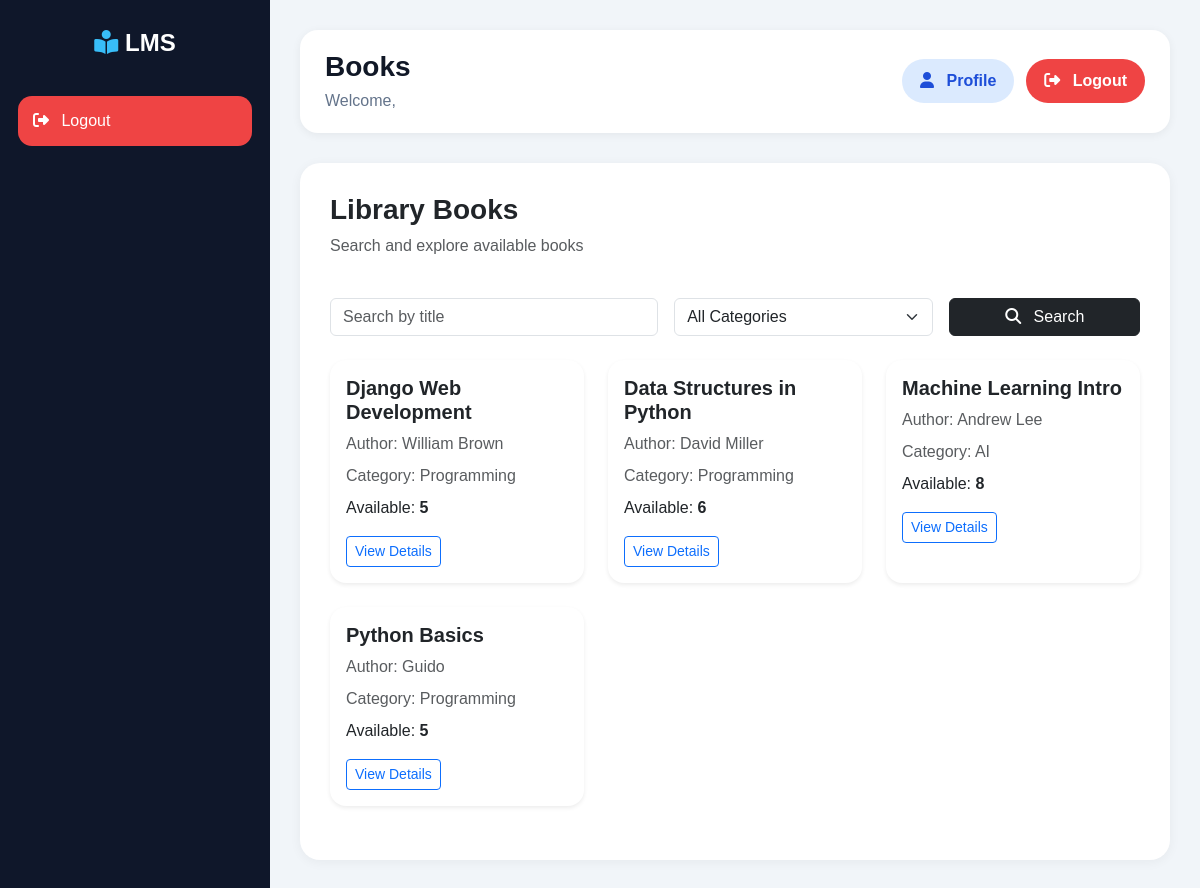
Before: /books/search/ with the older database file.
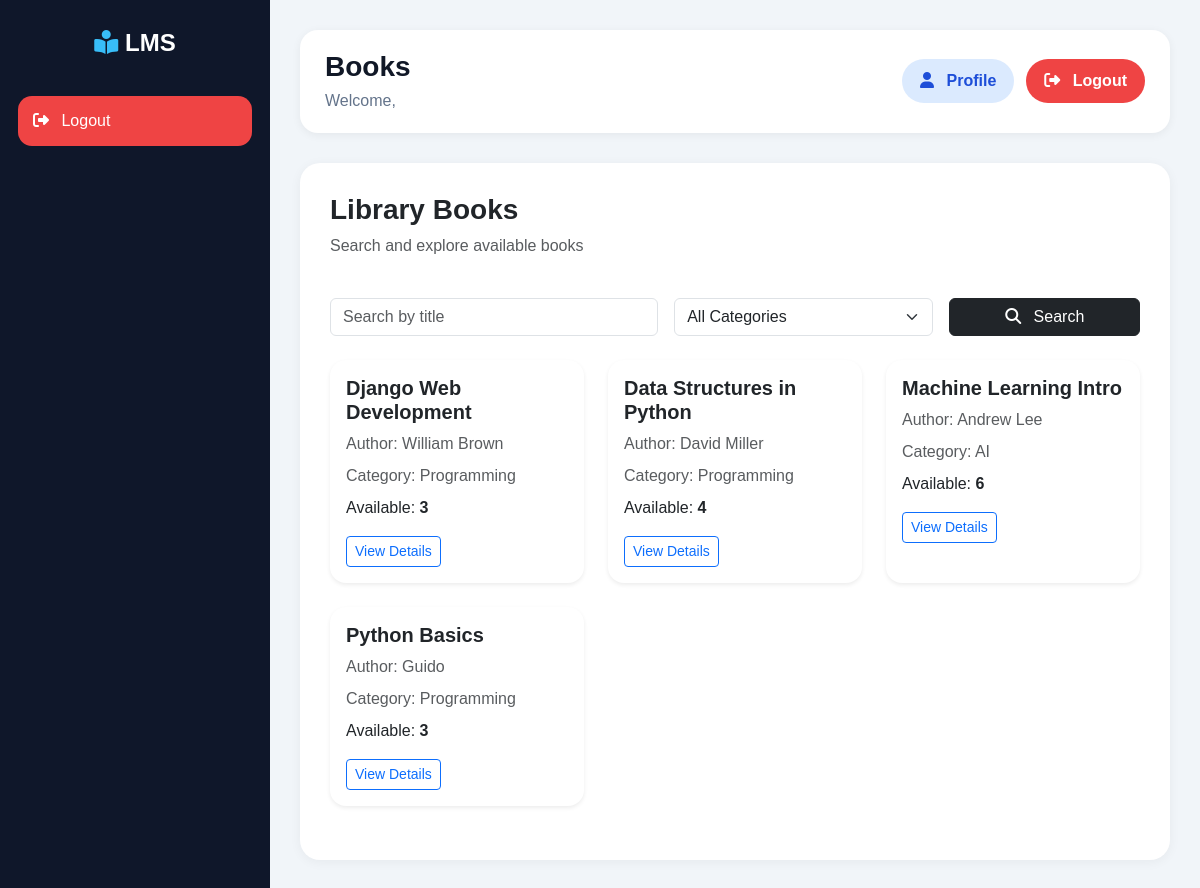
After: the same page with the newer database file.
### books/models.py (models this page shows, shortened)
class Book(models.Model):
    title = models.CharField(
        max_length=200
    )
    author = models.CharField(
        max_length=150
    )
    isbn = models.CharField(
        max_length=20,
        unique=True
    )
    category = models.ForeignKey(
        Category,
        on_delete=models.CASCADE
    )
    price = models.DecimalField(
        max_digits=10,
        decimal_places=2,
        default=0
    )
    quantity = models.PositiveIntegerField(
        default=1
    )
    available = models.PositiveIntegerField(
        default=1
    )
    description = models.TextField(
        blank=True,
        null=True
    )
    added_on = models.DateTimeField(
        auto_now_add=True
    )

class Category(models.Model):
    name = models.CharField(
        max_length=100,
        unique=True
    )

### books/views.py (the view)
def search_book(request):
    query = request.GET.get('q')
    category_id = request.GET.get('category')
    books = Book.objects.all()
    categories = Category.objects.all()
    if query:
        books = books.filter(title__icontains=query)
    if category_id:
        books = books.filter(category_id=category_id)
    return render(request, 'books/search_book.html', {
        'books': books,
        'categories': categories,
        'query': query
    })

### books/templates/books/search_book.html (shortened to what this page needs)
{% extends 'base.html' %}
{% block page_title %}
Books
{% endblock %}
{% block content %}
<div class="d-flex justify-content-between align-items-center mb-4">
    <div>
        <h3 class="fw-bold">
            Library Books
        </h3>
        <p class="text-muted">
            Search and explore available books
        </p>
    </div>
</div>
<form method="GET" class="row g-3 mb-4">
    <div class="col-md-5">
        <input
            type="text"
            name="q"
            class="form-control"
            placeholder="Search by title"
        >
    </div>
    <div class="col-md-4">
        <select
            name="category"
            class="form-select"
        >
            <option value="">
                All Categories
            </option>
        </select>
    </div>
    <div class="col-md-3">
        <button
            type="submit"
            class="btn btn-dark w-100"
        >
            <i class="fa-solid fa-magnifying-glass me-2"></i>
            Search
        </button>
    </div>
</form>
<div class="row">
    {% for book in books %}
    <div class="col-md-4 mb-4">
        <div class="card border-0 shadow-sm rounded-4 h-100">
            <div class="card-body">
                <h5 class="fw-bold">
                    {{ book.title }}
                </h5>
                <p class="text-muted mb-2">
                    Author:
                    {{ book.author }}
                </p>
                <p class="text-muted mb-2">
                    Category:
                    {{ book.category.name }}
                </p>
                <p class="mb-3">
                    Available:
                    <strong>
                        {{ book.available }}
                    </strong>
                </p>
                <a href="{% url 'book_details' book.id %}"
                   class="btn btn-outline-primary btn-sm">
                    View Details
                </a>
            </div>
        </div>
    </div>
    {% empty %}
    <div class="col-12">
        <div class="alert alert-warning text-center">
            No books found.
        </div>
    </div>
    {% endfor %}
</div>
{% endblock %}

Changed rows visible on the page:
changed Book "Django Web Development": available "5" → "3"
changed Book "Data Structures in Python": available "6" → "4"
changed Book "Machine Learning Intro": available "8" → "6"
changed Book "Python Basics": available "5" → "3"
